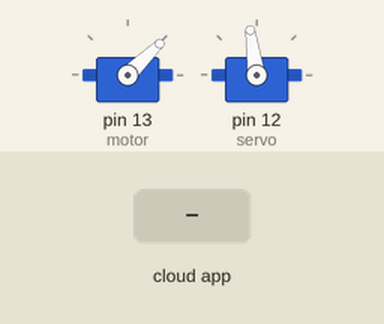
A sketch run on a simulated Arduino Uno, built with avr-gcc and run on an emulated ATmega328P. Shown: 2 × servo. The inputs (shaded band) are chosen by the test bench. The ROS host is connected and sends only what is stated.

Above: at 1.2 s.
1.3 s: the phone or cloud app sets linear.x to -100
At 2.5 s:
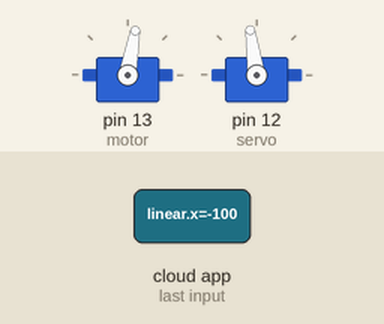
2.8 s: the phone or cloud app sets angular.z to -100
At 3.7 s:
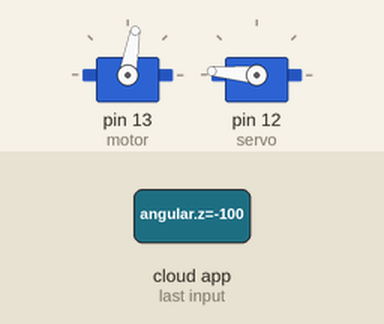
4.3 s: the phone or cloud app sets linear.x to 100
At 4.9 s:
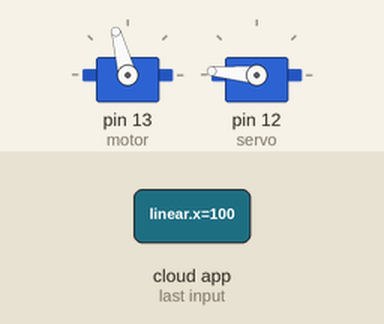
5.8 s: the phone or cloud app sets angular.z to 0
At 7.0 s:
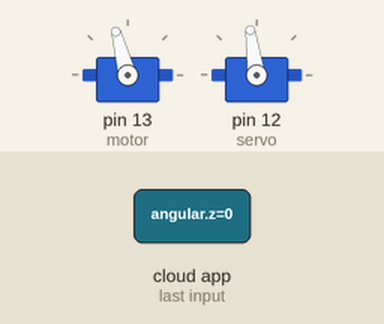
7.3 s: the phone or cloud app sets angular.z to 100
At 8.4 s:
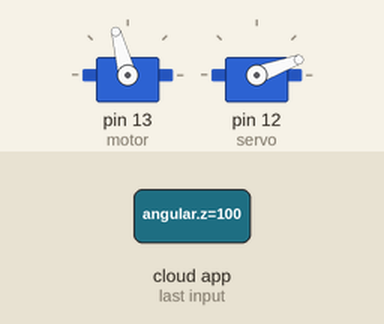
8.8 s: the phone or cloud app sets linear.x to 0
At 9.5 s:
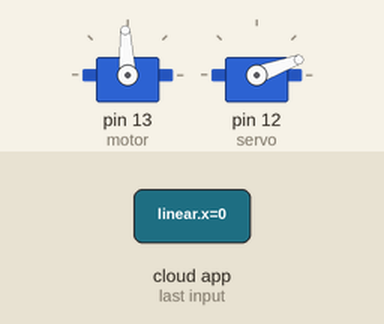
Timing chart, 0 to 11.3 s (numbered marks = the images above; inputs shaded):
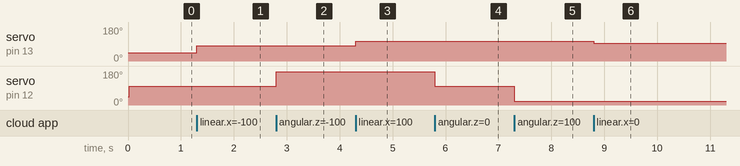

The sketch:

IQR_RC_car.ino
```cpp
#if (ARDUINO >= 100)
 #include <Arduino.h>
#else
 #include <WProgram.h>
#endif

#include <ros.h>
#include <Servo.h>
#include <geometry_msgs/Twist.h>
#include <std_msgs/Float32.h>
#include <math.h>

Servo motor;
Servo servo;

void cmd_callback(const geometry_msgs::Twist& data);

//舵机、电机初值
int angle = 1550;
int thrust = 1500;
int thrust_old = 1500;

//创建节点句柄
ros::NodeHandle nh;

//ros订阅topic key_vel
ros::Subscriber<geometry_msgs::Twist> cmd_sub("cmd_vel", cmd_callback);

void cmd_callback( const geometry_msgs::Twist& data){
  thrust =  1500 + 130*data.linear.x; // Teleop from handle
  // thrust =  1455 + 200*data.linear.x; // Teleop from key board
  angle = 1550 - 800*data.angular.z;
  // angle = 1550 + 300*data.angular.z; // Teleop from key board
  motor.writeMicroseconds(thrust);
  servo.writeMicroseconds(angle);

  //go reversely
  if(thrust_old==1485&thrust<1485){
    delay(20);
    motor.writeMicroseconds(1500);
    delay(60);
    motor.writeMicroseconds(thrust);
  }
  // if(thrust_old==1455&thrust<1455){
  //   delay(60);
  //   motor.writeMicroseconds(1500);
  //   delay(60);
  //   motor.writeMicroseconds(thrust);
  // }

  thrust_old = thrust;
}

void setup(){
  nh.getHardware()->setBaud(57600);
  nh.initNode();
  nh.subscribe(cmd_sub);

  // 等待连接
  while(!nh.connected()) {nh.spinOnce();}

  motor.attach(13); //电机信号线接pin13
  servo.attach(12); //舵机信号线接pin12

  motor.writeMicroseconds(1000); //电调默认频率50hz,周期20ms（20000微秒），电调信号高电平占1ms(1000微秒)到2ms(2000微秒)(5%-10%周期)。给一个周期占空比5%，1ms的信号激活电调。刹车抱死,舵机中位信号均为高电平1500微秒。
  servo.writeMicroseconds(1000);
  delay(20);
}

void loop(){
  servo.writeMicroseconds(angle);

  nh.spinOnce();
}
```

Measured:
- after the input at 1.3 s, servo on pin 13 (motor): 44° → 80° at once
- after the input at 2.8 s, servo on pin 12 (servo): 98° → 175° at once
- after the input at 4.3 s, servo on pin 13 (motor): 80° → 105° at once
- after the input at 5.8 s, servo on pin 12 (servo): 175° → 98° at once
- after the input at 7.3 s, servo on pin 12 (servo): 98° → 20° at once
- after the input at 8.8 s, servo on pin 13 (motor): 105° → 93° at once
